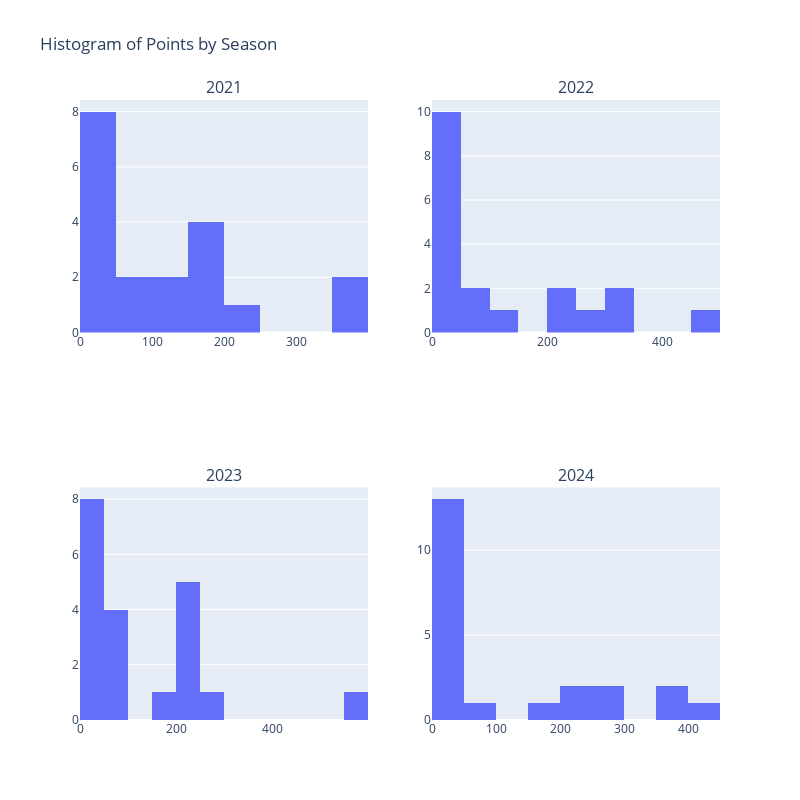

The code cell stored with this chart in its notebook:
### Code cell
import plotly.express as px
from plotly.subplots import make_subplots
import plotly.graph_objects as go

his = make_subplots(
    rows=2, cols=2,
    subplot_titles=("2021", "2022", "2023", "2024")
)

hist_2021 = px.histogram(df_2021, x="points").data[0]
hist_2022 = px.histogram(df_2022, x="points").data[0]
hist_2023 = px.histogram(df_2023, x="points").data[0]
hist_2024 = px.histogram(df_2024, x="points").data[0]

his.add_trace(hist_2021, row=1, col=1)
his.add_trace(hist_2022, row=1, col=2)
his.add_trace(hist_2023, row=2, col=1)
his.add_trace(hist_2024, row=2, col=2)

his.update_layout(
    title="Histogram of Points by Season",
    height=800, width=800,
    showlegend=True 
)

### Figure 1 — Plotly figure (JSON) as saved in the notebook; plotly's stock layout.template omitted (floating-point values rounded to 4 significant figures)
{"data": [{"alignmentgroup": "True", "bingroup": "x", "hovertemplate": "points=%{x}<br>count=%{y}<extra></extra>", "legendgroup": "", "marker": {"color": "#636efa", "pattern": {"shape": ""}}, "name": "", "offsetgroup": "", "orientation": "v", "showlegend": false, "type": "histogram", "x": [387, 226, 395, 190, 43, 34, 81, 74, 115, 160, 159, 164, 110, 32, 10, 3, 0, 16, 1], "xaxis": "x", "yaxis": "y"}, {"alignmentgroup": "True", "bingroup": "x", "hovertemplate": "points=%{x}<br>count=%{y}<extra></extra>", "legendgroup": "", "marker": {"color": "#636efa", "pattern": {"shape": ""}}, "name": "", "offsetgroup": "", "orientation": "v", "showlegend": false, "type": "histogram", "x": [92, 4, 275, 2, 18, 454, 308, 37, 246, 23, 12, 6, 37, 240, 305, 49, 81, 122, 12], "xaxis": "x2", "yaxis": "y2"}, {"alignmentgroup": "True", "bingroup": "x", "hovertemplate": "points=%{x}<br>count=%{y}<extra></extra>", "legendgroup": "", "marker": {"color": "#636efa", "pattern": {"shape": ""}}, "name": "", "offsetgroup": "", "orientation": "v", "showlegend": false, "type": "histogram", "x": [58, 27, 175, 9, 74, 575, 1, 206, 6, 97, 200, 62, 3, 6, 234, 10, 285, 206, 205, 17], "xaxis": "x3", "yaxis": "y3"}, {"alignmentgroup": "True", "bingroup": "x", "hovertemplate": "points=%{x}<br>count=%{y}<extra></extra>", "legendgroup": "", "marker": {"color": "#636efa", "pattern": {"shape": ""}}, "name": "", "offsetgroup": "", "orientation": "v", "showlegend": false, "type": "histogram", "x": [23, 12, 245, 41, 24, 437, 0, 356, 12, 292, 290, 42, 4, 16, 223, 5, 4, 0, 152, 70, 374, 30], "xaxis": "x4", "yaxis": "y4"}], "layout": {"annotations": [{"font": {"size": 16}, "showarrow": false, "text": "2021", "x": 0.225, "xanchor": "center", "xref": "paper", "y": 1, "yanchor": "bottom", "yref": "paper"}, {"font": {"size": 16}, "showarrow": false, "text": "2022", "x": 0.775, "xanchor": "center", "xref": "paper", "y": 1, "yanchor": "bottom", "yref": "paper"}, {"font": {"size": 16}, "showarrow": false, "text": "2023", "x": 0.225, "xanchor": "center", "xref": "paper", "y": 0.375, "yanchor": "bottom", "yref": "paper"}, {"font": {"size": 16}, "showarrow": false, "text": "2024", "x": 0.775, "xanchor": "center", "xref": "paper", "y": 0.375, "yanchor": "bottom", "yref": "paper"}], "height": 800, "showlegend": true, "title": {"text": "Histogram of Points by Season"}, "width": 800, "xaxis": {"anchor": "y", "domain": [0, 0.45]}, "xaxis2": {"anchor": "y2", "domain": [0.55, 1]}, "xaxis3": {"anchor": "y3", "domain": [0, 0.45]}, "xaxis4": {"anchor": "y4", "domain": [0.55, 1]}, "yaxis": {"anchor": "x", "domain": [0.625, 1]}, "yaxis2": {"anchor": "x2", "domain": [0.625, 1]}, "yaxis3": {"anchor": "x3", "domain": [0, 0.375]}, "yaxis4": {"anchor": "x4", "domain": [0, 0.375]}}}
